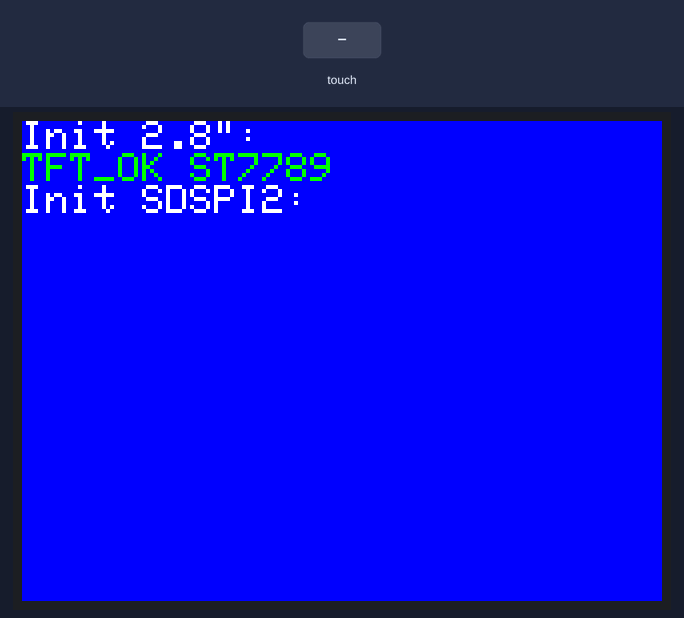
Bench run of a sketch on a simulated ESP32-C6. Shown: 320×240 colour display. The inputs (shaded band) are chosen by the test bench. Storage starts empty; what the sketch prints to the serial monitor is not drawn.

Above: at 1.89 s.
3.2 s: screen touched at 13 % across, 10 % down
At 4.3 s:
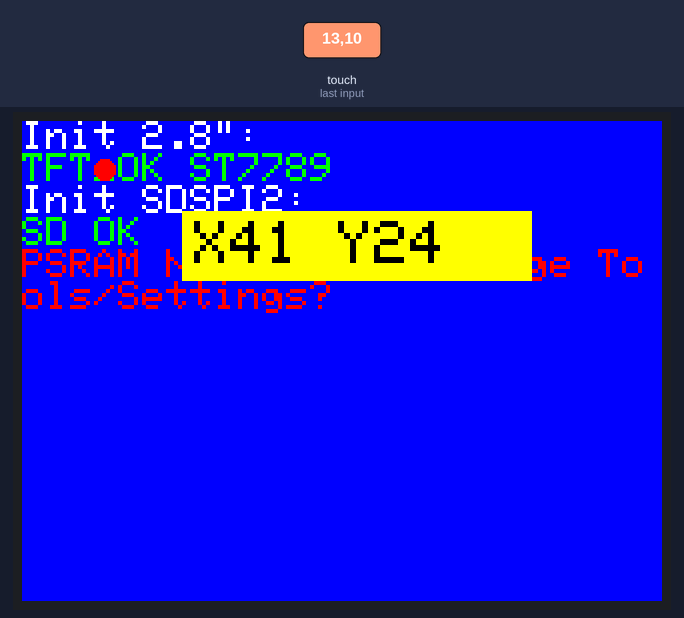
4.7 s: screen touched at 38 % across, 10 % down
At 5.5 s:
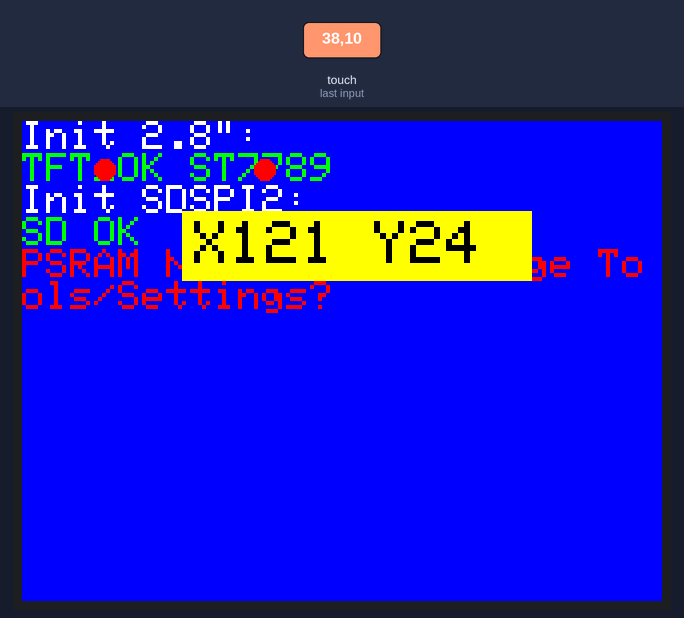
Timing chart, 0 to 7.7 s (numbered marks = the images above; inputs shaded):
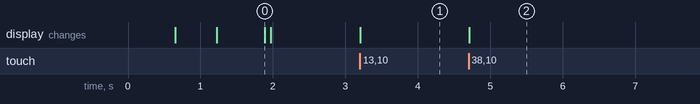

The sketch:

CYD_TEST_NM_CYD_C5.ino
```cpp
//created by https://github.com/gtmans sept 2026
#include          "NM-CYD-C5_ST7789.h"
String TFSCRSIZ = "2.8\"";
String TFSCREEN = "ST7789";
String TFTOUCH  = "XPT2046";
String TFSDBUS  = "SPI2";

// ---------- SD ----------
void initSD()
{
  sdSPI.begin     (SD_SCK,SD_MISO,SD_MOSI);
  pinMode         (SD_CS, OUTPUT);
  digitalWrite    (SD_CS, HIGH);
  delay           (50);

  if (!SD.begin   (SD_CS, sdSPI))
  {
    tft.println   ("SD FAIL, retry...");
    Serial.println("SD FAIL, retry...");
    delay         (150);
    if (!SD.begin (SD_CS, sdSPI))
    {
      tft.println ("SD FAIL (final)");
      return;
    }
  }
  show_SDworks();
}

void show_SDworks()   {
  Serial.println      ("SD OK");
  tft.setTextColor    (TFT_GREEN);
  tft.println         ("SD OK");
  // --- map directory lezen ---
  File root = SD.open ("/");
  if (!root) {
    Serial.println    ("Cannot open /");
    tft.setTextColor  (TFT_RED);
    tft.println       ("Cannot open /");
    return;
  }
  File f;
  while ((f = root.openNextFile())) {
    Serial.println    (f.name());
    tft.println       (f.name());
    f.close           ();
  }
  root.close          ();
}

void setup() {
  Serial.begin        (115200);
  delay               (500);
  Serial.println      ();
  Serial.println      (__FILE__);
  //TFT
  tft.init            ();
  tft.setBrightness   (255);
  tft.setRotation     (def_rot);
  tft.setTextSize     (2);
  tft.fillScreen      (TFT_RED);
  delay               (500);
  tft.fillScreen      (TFT_GREEN);
  delay               (500);
  tft.fillScreen      (TFT_BLUE);
  tft.setTextColor    (TFT_WHITE);
  tft.println         ("Init "  + TFSCRSIZ+":");
  tft.setTextColor    (TFT_GREEN);
  tft.println         ("TFT_OK "+ TFSCREEN);
  // SD
  tft.setTextColor    (TFT_WHITE);
  tft.println         ("Init SD"+TFSDBUS+":");
  initSD              ();
  tft.setTextColor    (TFT_WHITE);
  testPSRAM           ();
  tft.setTextSize     (3);
  tft.setTextColor    (TFT_BLACK);
  Serial.println      ("Testing touch "+TFTOUCH);
  Serial.println      ("Setup finished!");
}

/*SDRAM & FLASH settings Arduino IDE 2.x
  arduino Tools menu set: Board: ESP32C5 Dev Module
  arduino Tools menu set: Flash  size: 16MB
  arduino Tools menu set: PSRAM: Enabled
*/

void testPSRAM(){
  bool PSR            = psramFound();
  if  (PSR){
    tft.setTextColor    (TFT_GREEN);
    int PSRSIZE       = ESP.getPsramSize()/1000000;
    int PSRFREE       = ESP.getFreePsram()/1000000;
    tft.println         ("PSRAM found!");
    tft.printf          ("PSRAM size: %u Kbytes\n",PSRSIZE);
    tft.printf          ("PSRAM free: %u Kbytes\n",PSRFREE);
    Serial.printf       ("PSRAM size: %u Kbytes\n",PSRSIZE);
    Serial.printf       ("PSRAM free: %u Kbytes\n",PSRFREE);
  } else {
    tft.setTextColor    (TFT_RED);
    String msg        = "PSRAM NOT found, change Tools/Settings?";
    tft.println         (msg);
    Serial.println      (msg);
  }
}

void loop()
{
  uint16_t x,y;
  if (tft.getTouch      (&x,&y))
  {
    Serial.printf       ("Touch: %d %d\n",x,y);
    tft.fillCircle      (x,y,5,TFT_RED);
    tft.setCursor       (86,50);
    tft.fillRect        (80, 45, 175, 35, TFT_YELLOW);
    tft.print           ("X"+String(x)+" Y"+String(y));
  }
}
```

NM-CYD-C5_ST7789.h
```cpp
/*
  NM-CYD-C5
  ESP32-C5-WROOM-1
  2.8 inch 240x320

  TFT   : ST7789
  TOUCH : XPT2046
  SD    : MicroSD

  Shared SPI:
    SCK  = GPIO6
    MISO = GPIO2
    MOSI = GPIO7

  TFT CS   = GPIO23
  TOUCH CS = GPIO1
  SD CS    = GPIO10
  BL        = GPIO25

  TFT DC:
    GPIO5 below is a test value because the public
    RockBase pinout does not specify TFT DC.
*/

#pragma once
#include <Arduino.h>
#include <SPI.h>
#include <SD.h>
#include <LovyanGFX.hpp>

// ============================================================
// SPI
// ============================================================

#define SPI_SCK     6
#define SPI_MISO    2
#define SPI_MOSI    7

#define SD_SCK      SPI_SCK
#define SD_MISO     SPI_MISO
#define SD_MOSI     SPI_MOSI
#define SD_CS       10

#define TFT_CS      23
#define TFT_DC      24
#define TFT_BL      25

#define TOUCH_CS    1

// ============================================================
// Display rotation
// ============================================================
#define def_rot     3

// ============================================================
// SD SPI object
// ESP32-C5 gebruikt SPI2
// ============================================================

SPIClass sdSPI(FSPI);

// ============================================================
// LovyanGFX
// ============================================================
class LGFX : public lgfx::LGFX_Device
{
  lgfx::Panel_ST7789   _panel;
  lgfx::Bus_SPI        _bus;
  lgfx::Light_PWM      _light;
  lgfx::Touch_XPT2046  _touch;

public:
  LGFX()
  {
    // ========================================================
    // TFT SPI BUS
    // ========================================================

    {
      auto cfg = _bus.config();

      cfg.spi_host   = SPI2_HOST;

      cfg.spi_mode   = 0;
      cfg.freq_write = 40000000;
      cfg.freq_read  = 16000000;

      cfg.spi_3wire  = false;
      cfg.use_lock   = true;
      cfg.dma_channel = SPI_DMA_CH_AUTO;

      cfg.pin_sclk   = SPI_SCK;
      cfg.pin_mosi   = SPI_MOSI;
      cfg.pin_miso   = SPI_MISO;
      cfg.pin_dc     = TFT_DC;

      _bus.config(cfg);
      _panel.setBus(&_bus);
    }

    // ========================================================
    // ST7789 PANEL
    // ========================================================

    {
      auto cfg = _panel.config();

      cfg.pin_cs        = TFT_CS;
      cfg.pin_rst       = -1;
      cfg.pin_busy      = -1;
      cfg.panel_width   = 240;
      cfg.panel_height  = 320;
      cfg.memory_width  = 240;
      cfg.memory_height = 320;
      cfg.offset_x      = 0;
      cfg.offset_y      = 0;
      cfg.offset_rotation = 0;
      cfg.readable      = false;
      cfg.invert        = false;
      cfg.rgb_order     = false;
      cfg.dlen_16bit    = false;
      cfg.bus_shared    = true;

      _panel.config(cfg);
    }

    // ========================================================
    // BACKLIGHT
    // GPIO25
    // ========================================================

    {
      auto cfg = _light.config();
      cfg.pin_bl      = TFT_BL;
      cfg.invert      = false;
      cfg.freq        = 44100;
      cfg.pwm_channel = 7;
      _light.config     (cfg);
      _panel.setLight   (&_light);
    }

    // ========================================================
    // XPT2046 TOUCH
    //
    // Shared SPI:
    // SCK  GPIO6
    // MISO GPIO2
    // MOSI GPIO7
    // CS   GPIO1
    //
    // Geen IRQ volgens gepubliceerde pinout
    // ========================================================

    {
      auto cfg = _touch.config();

      cfg.spi_host = SPI2_HOST;
      cfg.freq     = 2500000;
      cfg.pin_sclk = SPI_SCK;
      cfg.pin_mosi = SPI_MOSI;
      cfg.pin_miso = SPI_MISO;
      cfg.pin_cs   = TOUCH_CS;
      cfg.pin_int  = -1;

      // ------------------------------------------------------
      // Startwaarden XPT2046 calibratie.
      //
      // Deze kunnen later nauwkeurig worden gekalibreerd.
      // ------------------------------------------------------
/*
      cfg.x_min = 300;
      cfg.x_max = 3800;
      cfg.y_min = 300;
      cfg.y_max = 3800;
*/
      cfg.x_min = 348;
      cfg.x_max = 3794;
      cfg.y_min = 289;
      cfg.y_max = 3807;

      cfg.offset_rotation = 4;//bij def_rot 3 (USB on the left)
      cfg.bus_shared  = true;
      _touch.config     (cfg);
      _panel.setTouch   (&_touch);
    }

    // ========================================================
    // Attach panel
    // ========================================================

    setPanel(&_panel);
  }
};

// ============================================================
// Global TFT object
// ============================================================

LGFX tft;
```

Measured:
- after the input at 3.2 s, the display: changes at once (image 1)
- after the input at 4.7 s, the display: changes at once (image 2)
